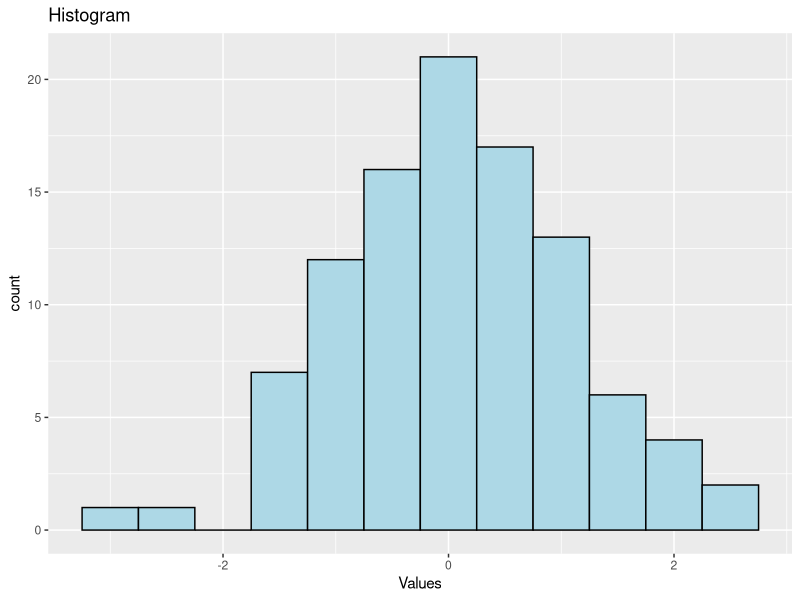

The R script that drew this image:
library(ggplot2)

# Sample data
data <- data.frame(value = rnorm(100))

# Histogram
ggplot(data, aes(x = value)) +
    geom_histogram(binwidth = 0.5, fill = "lightblue", color = "black") +
    ggtitle("Histogram") +
    xlab("Values")
